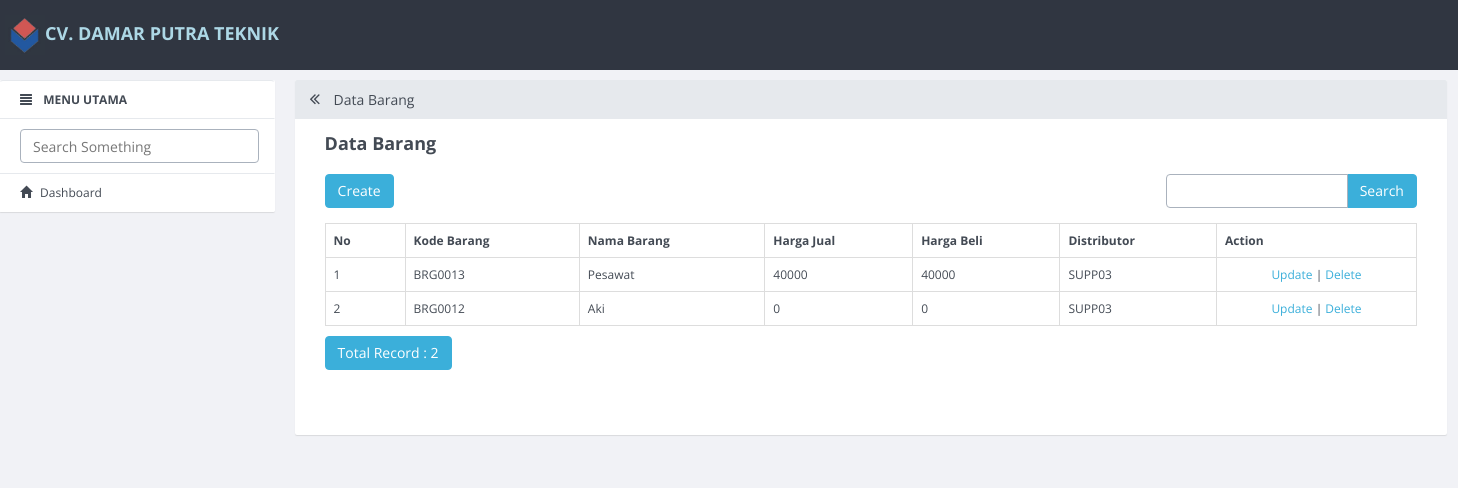
/index.php/barang, run on the app's committed database.
### tables this page shows
CREATE TABLE `barang` (
  `id_barang` int(11) NOT NULL,
  `kode_barang` varchar(10) DEFAULT NULL,
  `nama_barang` varchar(50) DEFAULT NULL,
  `harga` int(11) DEFAULT NULL,
  `harga_beli` int(11) DEFAULT NULL,
  `foto_barang` varchar(100) DEFAULT NULL,
  `id_jenis` int(11) DEFAULT NULL,
  `id_merk` int(11) DEFAULT NULL,
  `kode_supplier` varchar(10) DEFAULT NULL
);

### application/controllers/Barang.php (called while the page is built, shortened)
<?php
class Barang extends CI_Controller
{
    function __construct()
    {
        $this->load->model('Barang_model');
        $this->load->model('No_urut');
        $this->load->library('form_validation');
    }
    public function index()
    {
        $q = urldecode($this->input->get('q', TRUE));
        $start = intval($this->input->get('start'));
        if ($q <> '') {
            $config['base_url'] = base_url() . 'barang/index.html?q=' . urlencode($q);
            $config['first_url'] = base_url() . 'barang/index.html?q=' . urlencode($q);
        } else {
            $config['base_url'] = base_url() . 'barang/index.html';
            $config['first_url'] = base_url() . 'barang/index.html';
        }
        $config['per_page'] = 10;
        $config['page_query_string'] = TRUE;
        $config['total_rows'] = $this->Barang_model->total_rows($q);
        $barang = $this->Barang_model->get_limit_data($config['per_page'], $start, $q);
        $this->load->library('pagination');
        $this->pagination->initialize($config);
        $data = array(
            'barang_data' => $barang,
            'q' => $q,
            'pagination' => $this->pagination->create_links(),
            'total_rows' => $config['total_rows'],
            'start' => $start,
            'konten' => 'barang/barang_list',
            'judul' => 'Data Barang',
        );
        $this->load->view('v_index', $data);
    }
}

### index.php (called while the page is built, shortened)
<?php
require_once BASEPATH.'core/CodeIgniter.php';

### application/config/config.php (called while the page is built, shortened)
<?php
$config['base_url'] = "http://".$_SERVER['HTTP_HOST'];
$config['base_url'] .= preg_replace('@/+$@','',dirname($_SERVER['SCRIPT_NAME'])).'/';
$config['index_page'] = '';
$config['uri_protocol']	= 'REQUEST_URI';
$config['url_suffix'] = '.html';
$config['language']	= 'english';
$config['charset'] = 'UTF-8';
$config['enable_hooks'] = FALSE;
$config['subclass_prefix'] = 'MY_';
$config['composer_autoload'] = FALSE;
$config['permitted_uri_chars'] = 'a-z 0-9~%.:_\-';
$config['enable_query_strings'] = FALSE;
$config['controller_trigger'] = 'c';
$config['function_trigger'] = 'm';
$config['directory_trigger'] = 'd';
$config['allow_get_array'] = TRUE;
$config['log_threshold'] = 0;
$config['log_path'] = '';
$config['log_file_extension'] = '';
$config['log_file_permissions'] = 0644;
$config['log_date_format'] = 'Y-m-d H:i:s';
$config['error_views_path'] = '';
$config['cache_path'] = '';
$config['cache_query_string'] = FALSE;
$config['encryption_key'] = '';
$config['sess_driver'] = 'files';
$config['sess_cookie_name'] = 'ci_session';
$config['sess_expiration'] = 7200;
$config['sess_save_path'] = NULL;
$config['sess_match_ip'] = FALSE;
$config['sess_time_to_update'] = 300;
$config['sess_regenerate_destroy'] = FALSE;
$config['cookie_prefix']	= '';
$config['cookie_domain']	= '';
$config['cookie_path']		= '/';
$config['cookie_secure']	= FALSE;
$config['cookie_httponly'] 	= FALSE;
$config['standardize_newlines'] = FALSE;
$config['global_xss_filtering'] = FALSE;
$config['csrf_protection'] = FALSE;
$config['csrf_token_name'] = 'csrf_test_name';
$config['csrf_cookie_name'] = 'csrf_cookie_name';
$config['csrf_expire'] = 7200;
$config['csrf_regenerate'] = TRUE;
$config['csrf_exclude_uris'] = array();
$config['compress_output'] = FALSE;
$config['time_reference'] = 'local';
$config['rewrite_short_tags'] = FALSE;
$config['proxy_ips'] = '';

### application/models/Barang_model.php (called while the page is built, shortened)
<?php
class Barang_model extends CI_Model
{
    public $table = 'barang';
    public $id = 'id_barang';
    public $order = 'DESC';
    function total_rows($q = NULL) {
        $this->db->like('id_barang', $q);
	$this->db->or_like('kode_barang', $q);
	$this->db->or_like('nama_barang', $q);
	$this->db->or_like('harga', $q);
	$this->db->or_like('harga_beli', $q);
	$this->db->from($this->table);
        return $this->db->count_all_results();
    }
    function get_limit_data($limit, $start = 0, $q = NULL) {
        $this->db->order_by($this->id, $this->order);
        $this->db->like('id_barang', $q);
	$this->db->or_like('kode_barang', $q);
	$this->db->or_like('nama_barang', $q);
	$this->db->or_like('harga', $q);
	$this->db->or_like('harga_beli', $q);
	$this->db->limit($limit, $start);
        return $this->db->get($this->table)->result();
    }
}

### application/views/barang/barang_list.php (the view, shortened to what this page needs)
<div class="row" style="margin-bottom: 10px">
            <div class="col-md-4">
                <?php echo anchor(site_url('barang/create'),'Create', 'class="btn btn-primary"'); ?>
            </div>
            <div class="col-md-4 text-center">
            </div>
            <div class="col-md-1 text-right">
            </div>
            <div class="col-md-3 text-right">
                <form action="<?php echo site_url('barang/index'); ?>" class="form-inline" method="get">
                    <div class="input-group">
                        <input type="text" class="form-control" name="q" value="<?php echo $q; ?>">
                        <span class="input-group-btn">
                          <button class="btn btn-primary" type="submit">Search</button>
                        </span>
                    </div>
                </form>
            </div>
        </div>
        <table class="table table-bordered" style="margin-bottom: 10px">
            <tr>
                <th>No</th>
        <th>Kode Barang</th>
        <th>Nama Barang</th>
        <th>Harga Jual</th>
        <th>Harga Beli</th>
        <th>Distributor</th>
        <th>Action</th>
            </tr><?php
            foreach ($barang_data as $barang)
            {
                ?>
                <tr>
            <td width="80px"><?php echo ++$start ?></td>
            <td><?php echo $barang->kode_barang ?></td>
            <td><?php echo $barang->nama_barang ?></td>
            <td><?php echo $barang->harga ?></td>
            <td><?php echo $barang->harga_beli ?></td>
            <td><?php echo $barang->kode_supplier ?></td>
            <td style="text-align:center" width="200px">
                <?php
                echo anchor(site_url('barang/update/'.$barang->id_barang),'Update');
                echo ' | ';
                echo anchor(site_url('barang/delete/'.$barang->id_barang),'Delete','onclick="javasciprt: return confirm(\'Are You Sure ?\')"');
                ?>
            </td>
        </tr>
                <?php
            }
            ?>
        </table>
        <div class="row">
            <div class="col-md-6">
                <a href="#" class="btn btn-primary">Total Record : <?php echo $total_rows ?></a>
        </div>
            <div class="col-md-6 text-right">
            </div>
        </div>

### data on the page
barang: kode_barang "BRG0013", nama_barang "Pesawat", harga "40000", harga_beli "40000", kode_supplier "SUPP03", id_barang "Update", id_barang "Delete"
barang: kode_barang "BRG0012", nama_barang "Aki", harga "0", harga_beli "0", kode_supplier "SUPP03", id_barang "Update", id_barang "Delete"

### other printed values
$judul "Data Barang"
anchor(site_url('barang/create'),'Create', 'class="btn btn-primary"') "Create"
$total_rows "2"
